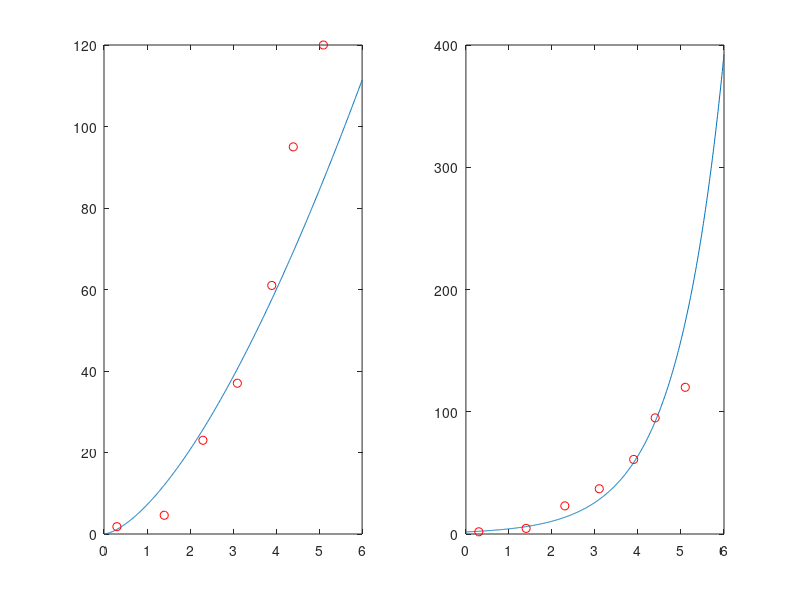

This chart was generated by the following MATLAB code:
clear
clc
x2 = [0.3;1.4;2.3;3.1;3.9;4.4;5.1];
y2 = [1.8;4.6;23;37;61;95;120];

% y = bx^m
subplot(1,2,1)
x = [0:0.01:6];
p1 = polyfit(log10(x2),log10(y2),1);
m1 = p1(1);
b1 = 10^(p1(2));
yfit1 = b1.*x.^m1;
plot(x,yfit1,x2,y2,'ro')

% y = b*10^(mx)
subplot(1,2,2)
p2 = polyfit(x2,log10(y2),1);
m2 = p2(1);
b2 = 10^(p2(2));
yfit2 = b2*10.^(m2*x);
plot(x,yfit2,x2,y2,'ro')